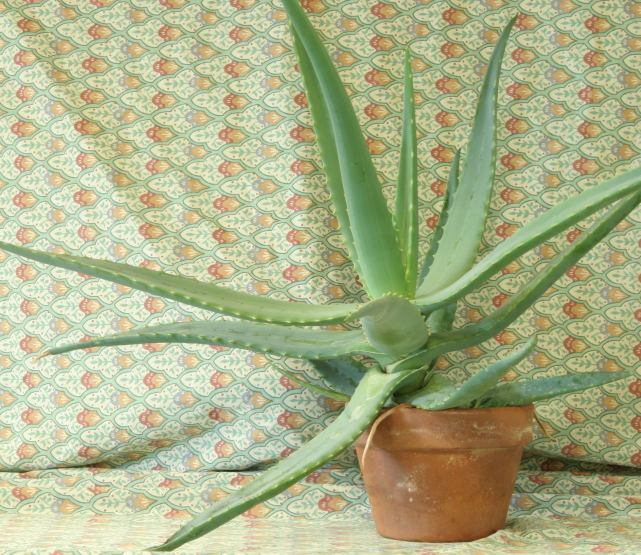
#> input picture aloeL.jpg, 1282 x 1110 px, given as the content of the folder stereo_rectified_L/, which was not available (shown at 1/2 size)
$ python depth_estimator_myprogram.py
#> lines starting #> are read from the running program, lines starting #| are printed output that depends on the picture; after the words box and inside, x2 and y2 are one past the last pixel; in counts of white or black regions, pixels touching at a corner belong together; pictures that were not available may be replaced by others from this repository, and a replacement may not be noted
#> in process_dataset, left_image is the input picture: shape (1110, 1282, 3); mean B, G, R 136.6, 177.2, 171.2
# https://github.com/gsurma/stereo_depth_estimator/blob/master/stereo_depth_estimator_sgbm.py
import os
import cv2
import numpy as np
import matplotlib.pyplot as plt
import PIL.Image as Image
from sklearn.preprocessing import normalize

ply_header = '''ply
format ascii 1.0
element vertex %(vert_num)d
property float x
property float y
property float z
property uchar red
property uchar green
property uchar blue
end_header
'''

DPI=96
DATASET_LEFT = "stereo_rectified_L/"
DATASET_RIGHT = "stereo_rectified_R/"
DATASET_DISPARITIES = "disparities/"
DATASET_COMBINED = "combined/"
# points = cv2.reprojectImageTo3D(disp, Q)
# colors = cv2.cvtColor(imgU1, cv2.COLOR_BGR2RGB)
def write_ply(fn, verts, colors):

    verts = verts.reshape(-1, 3)
    colors = colors.reshape(-1, 3)
    mask = ~np.isnan(verts).any(axis=1)
    verts = verts[mask]
    colors = colors[mask]
    mask = ~np.isinf(verts).any(axis=1)
    verts = verts[mask]
    colors = colors[mask]
    verts = np.hstack([verts, colors])
    with open(fn, 'wb') as f:
        f.write((ply_header % dict(vert_num=len(verts))).encode('utf-8'))
        np.savetxt(f, verts, fmt='%f %f %f %d %d %d ')

def process_frame(left, right, name):
#> called with name = 'aloeL.jpg'
	kernel_size = 3
	smooth_left = cv2.GaussianBlur(left, (kernel_size,kernel_size), 1.5)
	smooth_right = cv2.GaussianBlur(right, (kernel_size, kernel_size), 1.5)

	window_size = 9
	# [11 lines of commented-out code are left out]
	left_matcher = cv2.StereoSGBM_create(
     	# minDisparity=0,
      	preFilterCap=63,
       	# speckleWindowSize=0,
	    numDisparities=96,
	    blockSize=7,
	    P1=8*3*window_size**2,
	    P2=32*3*window_size**2,
	    disp12MaxDiff=1,
	    uniquenessRatio=16,
	    speckleRange=2,
	    mode=cv2.STEREO_SGBM_MODE_SGBM_3WAY
	)
	right_matcher = cv2.ximgproc.createRightMatcher(left_matcher)
	# Convenience method to set up the matcher for computing the right-view disparity map that is required in case of filtering with confidence.
	# Disparity map filter based on Weighted Least Squares filter
	wls_filter = cv2.ximgproc.createDisparityWLSFilter(matcher_left=left_matcher)
	wls_filter.setLambda(80000) # changing this not very effective.
	wls_filter.setSigmaColor(1.2)

	disparity_left = np.int16(left_matcher.compute(smooth_left, smooth_right))
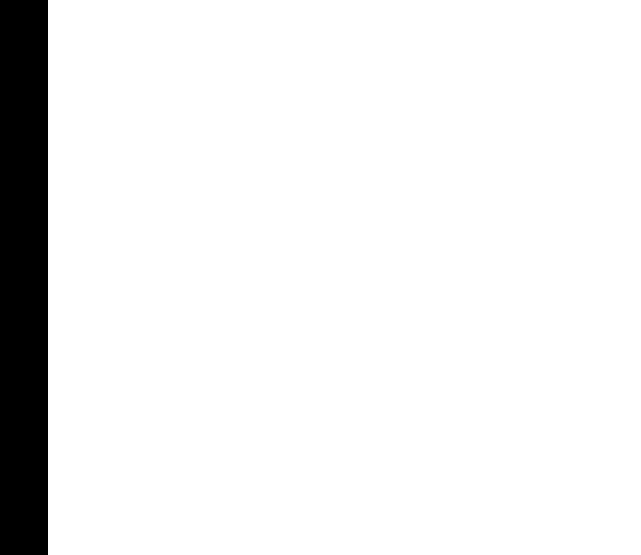
#> disparity_left: shape (1110, 1282) int16 (shown at 1/2 size); values -16 (black) and 0 (white), 92.5% white; 1 black region, box (x1, y1, x2, y2) and area: (0, 0, 96, 1110) 106560
	disparity_right = np.int16(right_matcher.compute(smooth_right, smooth_left) )
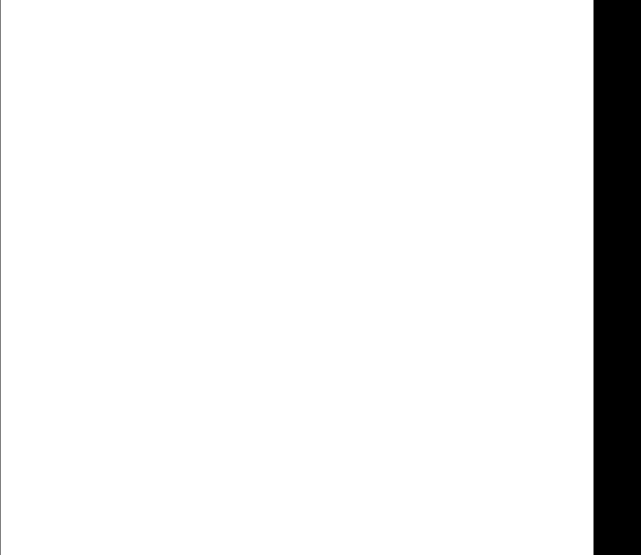
#> disparity_right: shape (1110, 1282) int16 (shown at 1/2 size); values -1536 (black) and 0 (white), 92.5% white; 2 black regions, box (x1, y1, x2, y2) and area: (1187, 0, 1282, 1110) 105450, (0, 0, 1, 1110) 1110
	# https://docs.opencv.org/3.4/db/d72/classcv_1_1ximgproc_1_1DisparityFilter.html
	wls_image = wls_filter.filter(disparity_left, smooth_left, None, disparity_right)
	wls_image = cv2.normalize(src=wls_image, dst=wls_image, beta=0, alpha=255, norm_type=cv2.NORM_MINMAX);
	wls_image = np.uint8(wls_image)

	fig = plt.figure(figsize=(wls_image.shape[1]/DPI, wls_image.shape[0]/DPI), dpi=DPI, frameon=False);
	ax = plt.Axes(fig, [0., 0., 1., 1.])
	ax.set_axis_off()
	fig.add_axes(ax)
	plt.imshow(wls_image, cmap='jet');
	plt.savefig(DATASET_DISPARITIES+name)
	plt.close()
	create_combined_output(left, right, name)
	##################################save point cloud
	return
	h, w = wls_image.shape[:2]
	f = 0.8*w                          # guess for focal length
	Q = np.float32([[1, 0, 0, -0.5*w],
					[0,-1, 0,  0.5*h], # turn points 180 deg around x-axis,
					[0, 0, 0,     -f], # so that y-axis looks up
					[0, 0, 1,      0]])
	points = cv2.reprojectImageTo3D(wls_image, Q)
	colors = cv2.cvtColor(smooth_left, cv2.COLOR_BGR2RGB)
	mask = wls_image > wls_image.min()
	out_points = points[mask]
	out_colors = colors[mask]
	write_ply(f"ply/{name}.ply",points, colors)

def create_combined_output(left, right, name):
#> called with name = 'aloeL.jpg'
	combined = np.concatenate((left, right, cv2.imread(DATASET_DISPARITIES+name)), axis=0)
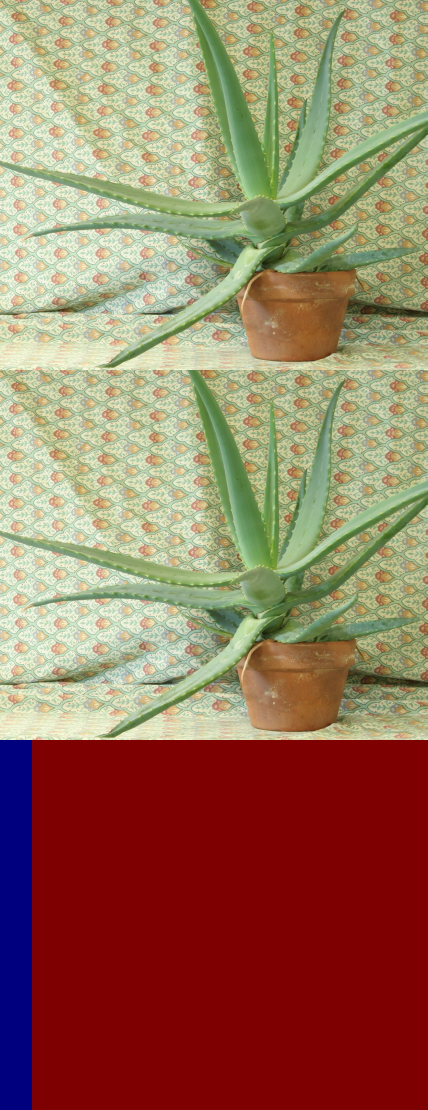
#> combined: shape (3330, 1282, 3) (shown at 1/3 size); mean B, G, R 94.5, 118.1, 153
	cv2.imwrite(DATASET_COMBINED+name, combined)

def process_dataset():
	left_images = [f for f in os.listdir(DATASET_LEFT) if not f.startswith('.')]
	right_images = [f for f in os.listdir(DATASET_RIGHT) if not f.startswith('.')]
	assert(len(left_images)==len(right_images))
	left_images.sort()
	right_images.sort()
	for i in range(len(left_images)):
		left_image_path = DATASET_LEFT+left_images[i]
		right_image_path = DATASET_RIGHT+right_images[i]
		left_image = cv2.imread(left_image_path, cv2.IMREAD_COLOR)
		right_image = cv2.imread(right_image_path, cv2.IMREAD_COLOR)
		process_frame(left_image, right_image, left_images[i])
		break
if __name__== "__main__":
	process_dataset()
